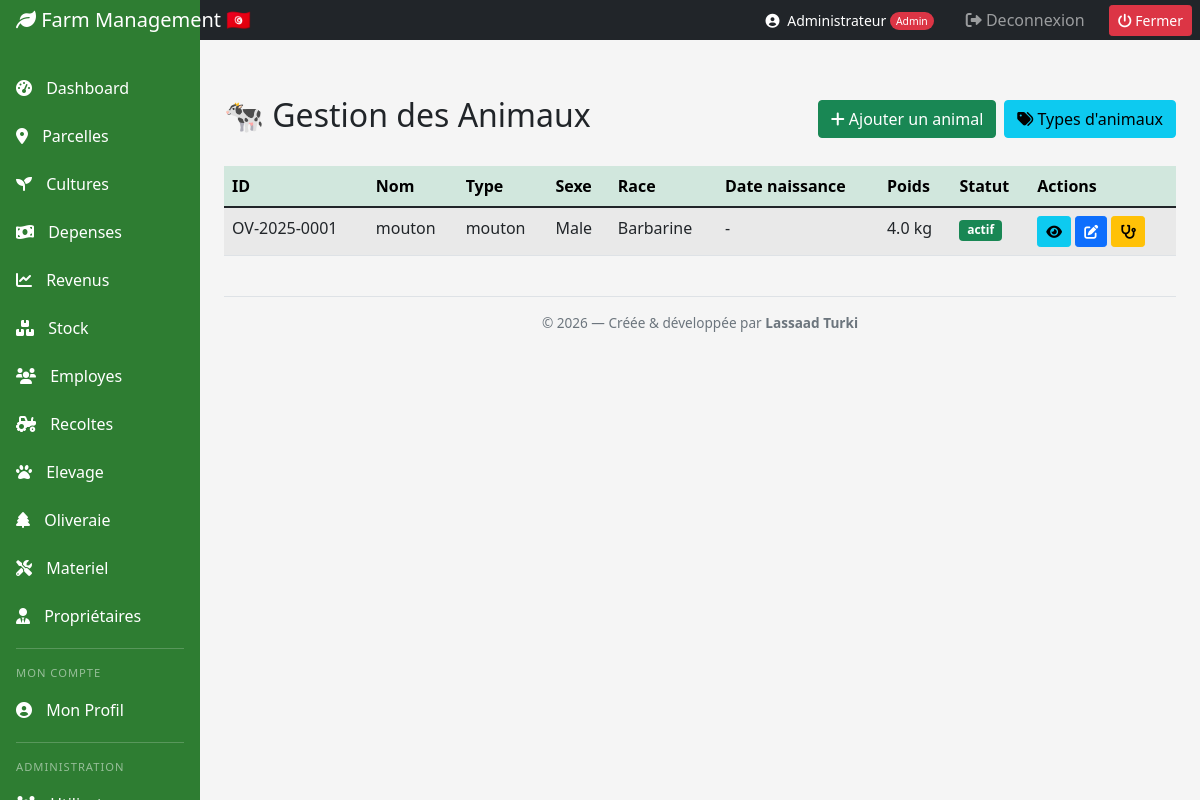
/livestock/animals (signed in), run on the app's committed database.
### models/__init__.py (models this page shows, shortened)
class User(UserMixin, db.Model):
    __tablename__ = 'users'
    id = db.Column(db.Integer, primary_key=True)
    nom = db.Column(db.String(100), nullable=False)
    email = db.Column(db.String(100), unique=True, nullable=False)
    mot_de_passe = db.Column(db.String(255), nullable=False)
    role = db.Column(db.String(50), default='employee')
    date_creation = db.Column(db.DateTime, default=datetime.utcnow)
    is_active = db.Column(db.Boolean, default=True)
    telephone = db.Column(db.String(20))
    adresse = db.Column(db.Text)

class Animal(db.Model):
    __tablename__ = 'animals'
    id = db.Column(db.Integer, primary_key=True)
    type_id = db.Column(db.Integer, db.ForeignKey('animal_types.id'), nullable=False)
    numero_identification = db.Column(db.String(50), unique=True)
    nom = db.Column(db.String(100))
    sexe = db.Column(db.String(10))
    date_naissance = db.Column(db.Date)
    race = db.Column(db.String(100))
    couleur = db.Column(db.String(50))
    poids_naissance = db.Column(db.Float)
    poids_actuel = db.Column(db.Float)
    statut = db.Column(db.String(50), default='actif')
    prix_achat = db.Column(db.Numeric(10, 2))
    date_achat = db.Column(db.Date)
    provenance = db.Column(db.String(200))
    parcelle_id = db.Column(db.Integer, db.ForeignKey('plots.id'))
    notes = db.Column(db.Text)
    date_creation = db.Column(db.DateTime, default=datetime.utcnow)
    soins = db.relationship('AnimalSoin', backref='animal', lazy=True, cascade='all, delete-orphan')
    productions = db.relationship('AnimalProduction', backref='animal', lazy=True, cascade='all, delete-orphan')
    alimentations = db.relationship('Alimentation', backref='animal', lazy=True, cascade='all, delete-orphan')

class AnimalType(db.Model):
    __tablename__ = 'animal_types'
    id = db.Column(db.Integer, primary_key=True)
    nom = db.Column(db.String(100), nullable=False)
    categorie = db.Column(db.String(50))
    description = db.Column(db.Text)
    date_creation = db.Column(db.DateTime, default=datetime.utcnow)
    animals = db.relationship('Animal', backref='type_animal', lazy=True)

### app.py (the view)
@app.route('/livestock/animals')
@login_required
def animals():
    all_animals = Animal.query.all()
    return render_template('livestock/animals.html', animals=all_animals)

### app.py (called while the page is built)
@login_manager.user_loader
def load_user(user_id):
    return db.session.get(User, int(user_id))

### templates/livestock/animals.html
{% extends "base.html" %}
{% block content %}
<div class="d-flex justify-content-between flex-wrap flex-md-nowrap align-items-center pt-3 pb-2 mb-3">
    <h1 class="h2">🐄 Gestion des Animaux</h1>
    <div class="btn-toolbar">
        <a href="{{ url_for('create_animal') }}" class="btn btn-success">
            <i class="fas fa-plus"></i> Ajouter un animal
        </a>
        <a href="{{ url_for('animal_types') }}" class="btn btn-info ms-2">
            <i class="fas fa-tags"></i> Types d'animaux
        </a>
    </div>
</div>
<div class="table-responsive">
    <table class="table table-striped table-hover">
        <thead class="table-success">
            <tr>
                <th>ID</th>
                <th>Nom</th>
                <th>Type</th>
                <th>Sexe</th>
                <th>Race</th>
                <th>Date naissance</th>
                <th>Poids</th>
                <th>Statut</th>
                <th>Actions</th>
            </tr>
        </thead>
        <tbody>
            {% if animals %}
                {% for animal in animals %}
                <tr>
                    <td>{{ animal.numero_identification or animal.id }}</td>
                    <td>{{ animal.nom or '-' }}</td>
                    <td>{% if animal.type_animal %}{{ animal.type_animal.nom }}{% else %}-{% endif %}</td>
                    <td>{{ animal.sexe or '-' }}</td>
                    <td>{{ animal.race or '-' }}</td>
                    <td>{{ animal.date_naissance.strftime('%d/%m/%Y') if animal.date_naissance else '-' }}</td>
                    <td>{{ animal.poids_actuel or animal.poids_naissance or '-' }} kg</td>
                    <td>
                        <span class="badge {% if animal.statut == 'actif' %}bg-success{% elif animal.statut == 'vendu' %}bg-danger{% else %}bg-warning{% endif %}">
                            {{ animal.statut }}
                        </span>
                    </td>
                    <td>
                        <a href="{{ url_for('animal_detail', id=animal.id) }}" class="btn btn-sm btn-info">
                            <i class="fas fa-eye"></i>
                        </a>
                        <a href="{{ url_for('edit_animal', id=animal.id) }}" class="btn btn-sm btn-primary">
                            <i class="fas fa-edit"></i>
                        </a>
                        <a href="{{ url_for('create_soin', animal_id=animal.id) }}" class="btn btn-sm btn-warning">
                            <i class="fas fa-stethoscope"></i>
                        </a>
                    </td>
                </tr>
                {% endfor %}
            {% else %}
                <tr class="text-center">
                    <td colspan="9">Aucun animal enregistré.</td>
                </tr>
            {% endif %}
        </tbody>
    </table>
</div>
{% endblock %}

### templates/base.html (shortened to what this page needs)
<!DOCTYPE html>
<html lang="fr">
<head>
    <link href="https://cdn.jsdelivr.net/npm/bootstrap@5.1.3/dist/css/bootstrap.min.css" rel="stylesheet">
    <link href="https://cdnjs.cloudflare.com/ajax/libs/font-awesome/6.0.0/css/all.min.css" rel="stylesheet">
</head>
<body>
    <nav class="navbar navbar-dark sticky-top bg-dark flex-md-nowrap p-0">
        <a class="navbar-brand col-md-3 col-lg-2 me-0 px-3" href="{{ url_for('dashboard') }}">
            <i class="fas fa-leaf"></i> Farm Management 🇹🇳
        </a>
        <div class="navbar-nav ms-auto d-flex flex-row align-items-center">
            {% if current_user.is_authenticated %}
            <span class="text-white me-3 small">
                <i class="fas fa-user-circle me-1"></i>
                {{ current_user.nom }}
                {% if current_user.role == 'admin' %}
                    <span class="role-badge bg-danger text-white">Admin</span>
                {% elif current_user.role == 'manager' %}
                    <span class="role-badge bg-primary text-white">Manager</span>
                {% else %}
                    <span class="role-badge bg-success text-white">Employé</span>
                {% endif %}
            </span>
            {% endif %}
            <div class="nav-item text-nowrap">
                <a class="nav-link px-3" href="{{ url_for('logout') }}">
                    <i class="fas fa-sign-out-alt"></i> Deconnexion
                </a>
            </div>
	    <div class="nav-item text-nowrap">
   		 <button onclick="if(confirm('Fermer l\'application ?')) window.close();"
            	 class="btn btn-sm btn-danger ms-2 me-2">
        	 	<i class="fas fa-power-off"></i> Fermer
    		 </button>
	   </div>
        </div>
    </nav>
    <div class="container-fluid">
        <div class="row">
            <nav class="col-md-3 col-lg-2 d-md-block sidebar">
                <div class="position-sticky pt-3">
                    <ul class="nav flex-column">
                        <li class="nav-item"><a class="nav-link" href="{{ url_for('dashboard') }}"><i class="fas fa-tachometer-alt"></i> Dashboard</a></li>
                        <li class="nav-item"><a class="nav-link" href="{{ url_for('plots') }}"><i class="fas fa-map-marker-alt"></i> Parcelles</a></li>
                        <li class="nav-item"><a class="nav-link" href="{{ url_for('crops') }}"><i class="fas fa-seedling"></i> Cultures</a></li>
                        <li class="nav-item"><a class="nav-link" href="{{ url_for('expenses') }}"><i class="fas fa-money-bill-wave"></i> Depenses</a></li>
                        <li class="nav-item"><a class="nav-link" href="{{ url_for('revenues') }}"><i class="fas fa-chart-line"></i> Revenus</a></li>
                        <li class="nav-item"><a class="nav-link" href="{{ url_for('inventory') }}"><i class="fas fa-boxes"></i> Stock</a></li>
                        <li class="nav-item"><a class="nav-link" href="{{ url_for('employees') }}"><i class="fas fa-users"></i> Employes</a></li>
                        <li class="nav-item"><a class="nav-link" href="{{ url_for('harvests') }}"><i class="fas fa-tractor"></i> Recoltes</a></li>
                        <li class="nav-item"><a class="nav-link" href="{{ url_for('livestock_dashboard') }}"><i class="fas fa-paw"></i> Elevage</a></li>
                        <li class="nav-item"><a class="nav-link" href="{{ url_for('oliviers') }}"><i class="fas fa-tree"></i> Oliveraie</a></li>
                        <li class="nav-item"><a class="nav-link" href="{{ url_for('materiel') }}"><i class="fas fa-tools"></i> Materiel</a></li>
			<li class="nav-item"><a class="nav-link" href="{{ url_for('proprietaires') }}"><i class="fas fa-user-tie"></i> Propriétaires</a></li>
                        <div class="sidebar-divider"></div>
                        <div class="sidebar-section-label">Mon compte</div>
                        <li class="nav-item">
                            <a class="nav-link" href="{{ url_for('profile') }}">
                                <i class="fas fa-user-circle"></i> Mon Profil
                            </a>
                        </li>
                        {% if current_user.is_authenticated and current_user.role == 'admin' %}
                        <div class="sidebar-divider"></div>
                        <div class="sidebar-section-label">Administration</div>
                        <li class="nav-item">
                            <a class="nav-link" href="{{ url_for('admin_users') }}">
                                <i class="fas fa-users-cog"></i> Utilisateurs
                            </a>
                        </li>
                        {% endif %}
                    </ul>
                </div>
            </nav>
            <main class="col-md-9 ms-sm-auto col-lg-10 px-md-4">
                <div class="pt-3 pb-2 mb-3">
                </div>
              {% block content %}{% endblock %}
		<div class="text-center py-3 mt-4" style="border-top: 1px solid #dee2e6; color: #6c757d; font-size: 0.85rem;">
    			© 2026 — Créée &amp; développée par <strong>Lassaad Turki</strong>
		</div>
            </main>
        </div>
    </div>
</body>
</html>

### templates/base.html (style rules this page uses)
:root { --agricultural-green: #2E7D32; }
body { background-color: #f5f5f5; }
.sidebar { position: fixed; top: 0; bottom: 0; left: 0; z-index: 100; padding: 48px 0 0; background-color: var(--agricultural-green); }
.sidebar .nav-link { font-weight: 500; color: white; padding: 0.75rem 1rem; transition: all 0.3s; }
.sidebar .nav-link i { margin-right: 10px; }
.sidebar-divider { border-top: 1px solid rgba(255,255,255,0.2); margin: 0.5rem 1rem; }
.sidebar-section-label { color: rgba(255,255,255,0.5); font-size: 0.7rem; text-transform: uppercase; letter-spacing: 1px; padding: 0.5rem 1rem 0.25rem; }
.navbar-brand { background-color: var(--agricultural-green); }
.role-badge { font-size: 0.65rem; padding: 2px 6px; border-radius: 10px; vertical-align: middle; }

### data on the page
User: nom "Administrateur"
Animal: numero_identification "OV-2025-0001", nom "mouton", type_animal.nom "mouton", sexe "Male", race "Barbarine", date_naissance "-", poids_actuel+poids_naissance "4.0", statut "actif"
